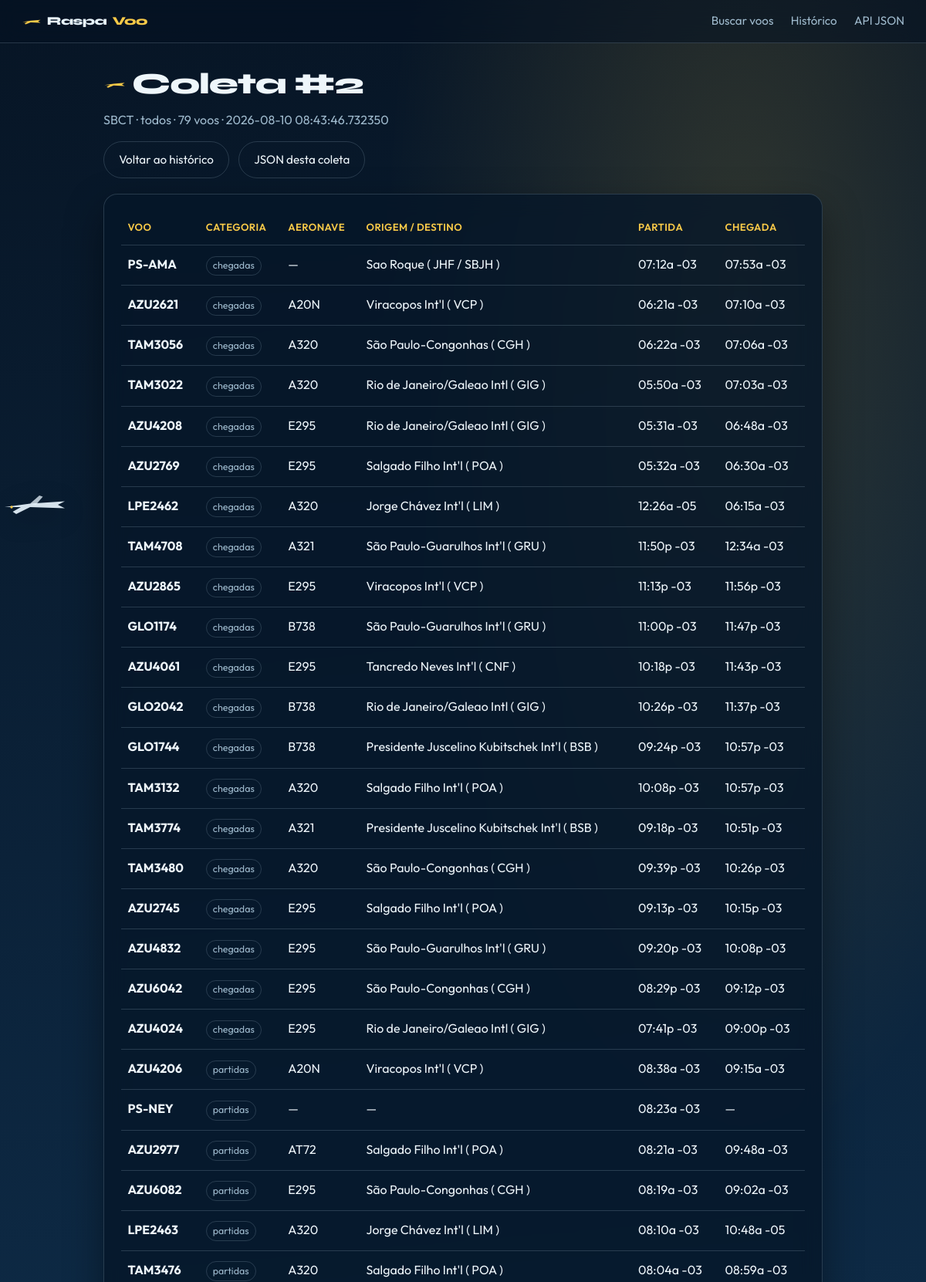
Screenshot of /historico/2 (upper part) with the database file from the repository.
### Aula19Alunos3C1/models/coleta_voo.py (models this page shows, shortened)
class ColetaVoo(ModeloBase):
    __bind_key__ = "historico"
    __tablename__ = "coletas_voo"
    fonte = db.Column(db.String(255), nullable=False)
    aeroporto = db.Column(db.String(10), nullable=False)
    tipo_busca = db.Column(db.String(20), nullable=False)
    total = db.Column(db.Integer, nullable=False, default=0)
    voos = db.relationship(
        "VooInfo",
        back_populates="coleta",
        cascade="all, delete-orphan",
    )

### Aula19Alunos3C1/models/voo_info.py (models this page shows, shortened)
class VooInfo(ModeloBase):
    __bind_key__ = "historico"
    __tablename__ = "voos_info"
    coleta_id = db.Column(
        db.Integer,
        db.ForeignKey("coletas_voo.id"),
        nullable=False,
    )
    categoria = db.Column(db.String(40), nullable=False)
    identificacao = db.Column(db.String(40), nullable=False)
    tipo_aeronave = db.Column(db.String(40))
    local = db.Column(db.String(200))
    partida = db.Column(db.String(80))
    chegada = db.Column(db.String(80))
    coleta = db.relationship("ColetaVoo", back_populates="voos")

### Aula19Alunos3C1/controllers/site_controller.py (the view)
@site_bp.route("/historico/<int:coleta_id>")
def detalhe_coleta(coleta_id: int):
    coleta = db.session.get(ColetaVoo, coleta_id)
    if not coleta:
        flash("Coleta não encontrada.", "erro")
        return redirect(url_for("site.historico"))
    return render_template("detalhe_coleta.html", coleta=coleta)

### Aula19Alunos3C1/views/template/detalhe_coleta.html (shortened to what this page needs)
{% extends "layout.html" %}
{% block content %}
<section class="topo-pagina">
    <h1>
        <svg class="titulo-aviao" viewBox="0 0 48 20" aria-hidden="true">
            <path d="M2 12 L22 9 L46 7 L40 11 L46 14 L22 13 L10 18 L7 16 L14 12 Z" fill="currentColor"/>
        </svg>
        Coleta #{{ coleta.id }}
    </h1>
    <p class="subtitulo">
        {{ coleta.aeroporto }} · {{ coleta.tipo_busca }} · {{ coleta.total }} voos · {{ coleta.data_criacao }}
    </p>
    <div class="hero-actions">
        <a class="btn" href="{{ url_for('site.historico') }}">Voltar ao histórico</a>
        <a class="btn" href="/api/historico/coletas/{{ coleta.id }}" target="_blank">JSON desta coleta</a>
    </div>
</section>
<section class="painel" style="margin-top: 1.25rem;">
    {% if coleta.voos %}
    <div class="tabela-wrap">
        <table class="tabela">
            <thead>
                <tr>
                    <th>Voo</th>
                    <th>Categoria</th>
                    <th>Aeronave</th>
                    <th>Origem / Destino</th>
                    <th>Partida</th>
                    <th>Chegada</th>
                </tr>
            </thead>
            <tbody>
                {% for v in coleta.voos %}
                <tr>
                    <td><strong>{{ v.identificacao }}</strong></td>
                    <td><span class="tag">{{ v.categoria }}</span></td>
                    <td>{{ v.tipo_aeronave or "—" }}</td>
                    <td>{{ v.local or "—" }}</td>
                    <td>{{ v.partida or "—" }}</td>
                    <td>{{ v.chegada or "—" }}</td>
                </tr>
                {% endfor %}
            </tbody>
        </table>
    </div>
    {% else %}
    <p class="vazio">Esta coleta não tem voos.</p>
    {% endif %}
</section>
{% endblock %}

### Aula19Alunos3C1/views/template/layout.html (shortened to what this page needs)
<!DOCTYPE html>
<html lang="pt-BR">
<head>
    <link rel="stylesheet" href="{{ url_for('static', filename='css/style.css') }}">
</head>
<body>
    <div class="ceu" aria-hidden="true">
    </div>
    <nav class="nav">
        <a class="nav-brand" href="{{ url_for('site.home') }}">
            <svg class="nav-aviao" viewBox="0 0 48 20" aria-hidden="true">
                <path d="M2 12 L22 9 L46 7 L40 11 L46 14 L22 13 L10 18 L7 16 L14 12 Z" fill="currentColor"/>
            </svg>
            Raspa<span>Voo</span>
        </a>
        <a href="{{ url_for('site.home') }}">Buscar voos</a>
        <a href="{{ url_for('site.historico') }}">Histórico</a>
        <a href="/api" target="_blank">API JSON</a>
    </nav>
    <main class="container">
        {% block content %}{% endblock %}
    </main>
</body>
</html>

### Aula19Alunos3C1/views/static/css/style.css (style rules this page uses)
* { box-sizing: border-box; }
:root { --ceu-alto: #071525; --ceu-meio: #0f2f4d; --horizonte: #1a5a7a; --pista: #f7c948; --pista-clara: #ffe08a; --nuvem: #e8f4fc; --texto: #eef6fb; --texto-suave: #9eb9cc; --painel: rgba(6, 22, 40, 0.78); --borda: rgba(158, 185, 204, 0.22); --erro: #ff8a7a; --sucesso: #5eead4; --sombra: 0 20px 50px rgba(0, 0, 0, 0.4); }
body { margin: 0; min-height: 100vh; font-family: "Outfit", sans-serif; color: var(--texto); background: radial-gradient(ellipse 70% 45% at 80% 8%, rgba(247, 201, 72, 0.16), transparent 55%), radial-gradient(ellipse 50% 35% at 10% 90%, rgba(26, 90, 122, 0.45), transparent 60%), linear-gradient(175deg, var(--ceu-alto) 0%, var(--ceu-meio) 48%, var(--horizonte) 100%); background-attachment: fixed; line-height: 1.5; overflow-x: hidden; }
.ceu { position: fixed; inset: 0; pointer-events: none; z-index: 0; overflow: hidden; }
.aviao-flutuante { position: absolute; top: 14%; width: 90px; color: var(--nuvem); animation: voar 28s linear infinite; filter: drop-shadow(0 8px 16px rgba(0, 0, 0, 0.35)); }
.nav, .container { position: relative; z-index: 1; }
.nav { display: flex; flex-wrap: wrap; gap: 0.85rem 1.4rem; align-items: center; padding: 1rem 1.75rem; border-bottom: 1px solid var(--borda); backdrop-filter: blur(12px); background: rgba(5, 18, 34, 0.55); }
.nav a { color: var(--texto-suave); text-decoration: none; font-size: 0.95rem; transition: color 0.2s; }
.nav-brand { display: inline-flex; align-items: center; gap: 0.45rem; font-family: "Syne", sans-serif; font-weight: 800; font-size: 1.35rem; color: var(--nuvem) !important; margin-right: auto; letter-spacing: -0.03em; }
.nav-brand span { color: var(--pista); }
.nav-aviao { width: 1.6rem; height: auto; color: var(--pista); }
.container { max-width: 980px; margin: 0 auto; padding: 1.5rem 1.5rem 3rem; }
.topo-pagina { animation: fade-up 0.55s ease both; margin-bottom: 0.5rem; }
.topo-pagina h1 { display: flex; align-items: center; gap: 0.5rem; font-family: "Syne", sans-serif; font-weight: 800; font-size: clamp(1.8rem, 4vw, 2.4rem); margin: 0 0 0.35rem; letter-spacing: -0.03em; }
.titulo-aviao { width: 1.8rem; color: var(--pista); flex-shrink: 0; }
.subtitulo { color: var(--texto-suave); margin: 0 0 1rem; }
.hero-actions { display: flex; flex-wrap: wrap; gap: 0.75rem; }
.painel { background: var(--painel); border: 1px solid var(--borda); border-radius: 18px; padding: 1.35rem; box-shadow: var(--sombra); backdrop-filter: blur(14px); animation: fade-up 0.75s ease both; }
.btn { display: inline-block; padding: 0.72rem 1.2rem; background: transparent; color: var(--texto); text-decoration: none; border: 1px solid var(--borda); border-radius: 999px; font-size: 0.95rem; font-family: inherit; cursor: pointer; transition: background 0.2s, border-color 0.2s, transform 0.15s; white-space: nowrap; }
.tabela-wrap { overflow-x: auto; }
.tabela { width: 100%; border-collapse: collapse; }
.tabela th, .tabela td { padding: 0.75rem 0.55rem; text-align: left; border-bottom: 1px solid var(--borda); vertical-align: top; }
.tabela th { color: var(--pista); font-weight: 600; font-size: 0.82rem; text-transform: uppercase; letter-spacing: 0.03em; }
.tag { display: inline-block; padding: 0.15rem 0.5rem; border-radius: 999px; border: 1px solid var(--borda); font-size: 0.78rem; color: var(--texto-suave); white-space: nowrap; }

### rows the page displays
ColetaVoo: id "2", aeroporto "SBCT", tipo_busca "todos", total "79", data_criacao "2026-08-10 08:43:46.732350"
VooInfo: identificacao "PS-AMA", categoria "chegadas", tipo_aeronave "—", local "Sao Roque ( JHF / SBJH )", partida "07:12a -03", chegada "07:53a -03"
VooInfo: identificacao "AZU2621", categoria "chegadas", tipo_aeronave "A20N", local "Viracopos Int'l ( VCP )", partida "06:21a -03", chegada "07:10a -03"
VooInfo: identificacao "TAM3056", categoria "chegadas", tipo_aeronave "A320", local "São Paulo-Congonhas ( CGH )", partida "06:22a -03", chegada "07:06a -03"
VooInfo: identificacao "TAM3022", categoria "chegadas", tipo_aeronave "A320", local "Rio de Janeiro/Galeao Intl ( GIG )", partida "05:50a -03", chegada "07:03a -03"
VooInfo: identificacao "AZU4208", categoria "chegadas", tipo_aeronave "E295", local "Rio de Janeiro/Galeao Intl ( GIG )", partida "05:31a -03", chegada "06:48a -03"
VooInfo: identificacao "AZU2769", categoria "chegadas", tipo_aeronave "E295", local "Salgado Filho Int'l ( POA )", partida "05:32a -03", chegada "06:30a -03"
VooInfo: identificacao "LPE2462", categoria "chegadas", tipo_aeronave "A320", local "Jorge Chávez Int'l ( LIM )", partida "12:26a -05", chegada "06:15a -03"
VooInfo: identificacao "TAM4708", categoria "chegadas", tipo_aeronave "A321", local "São Paulo-Guarulhos Int'l ( GRU )", partida "11:50p -03", chegada "12:34a -03"
VooInfo: identificacao "AZU2865", categoria "chegadas", tipo_aeronave "E295", local "Viracopos Int'l ( VCP )", partida "11:13p -03", chegada "11:56p -03"
VooInfo: identificacao "GLO1174", categoria "chegadas", tipo_aeronave "B738", local "São Paulo-Guarulhos Int'l ( GRU )", partida "11:00p -03", chegada "11:47p -03"
VooInfo: identificacao "AZU4061", categoria "chegadas", tipo_aeronave "E295", local "Tancredo Neves Int'l ( CNF )", partida "10:18p -03", chegada "11:43p -03"
VooInfo: identificacao "GLO2042", categoria "chegadas", tipo_aeronave "B738", local "Rio de Janeiro/Galeao Intl ( GIG )", partida "10:26p -03", chegada "11:37p -03"
VooInfo: identificacao "GLO1744", categoria "chegadas", tipo_aeronave "B738", local "Presidente Juscelino Kubitschek Int'l ( BSB )", partida "09:24p -03", chegada "10:57p -03"
VooInfo: identificacao "TAM3132", categoria "chegadas", tipo_aeronave "A320", local "Salgado Filho Int'l ( POA )", partida "10:08p -03", chegada "10:57p -03"
VooInfo: identificacao "TAM3774", categoria "chegadas", tipo_aeronave "A321", local "Presidente Juscelino Kubitschek Int'l ( BSB )", partida "09:18p -03", chegada "10:51p -03"
VooInfo: identificacao "TAM3480", categoria "chegadas", tipo_aeronave "A320", local "São Paulo-Congonhas ( CGH )", partida "09:39p -03", chegada "10:26p -03"
VooInfo: identificacao "AZU2745", categoria "chegadas", tipo_aeronave "E295", local "Salgado Filho Int'l ( POA )", partida "09:13p -03", chegada "10:15p -03"
VooInfo: identificacao "AZU4832", categoria "chegadas", tipo_aeronave "E295", local "São Paulo-Guarulhos Int'l ( GRU )", partida "09:20p -03", chegada "10:08p -03"
VooInfo: identificacao "AZU6042", categoria "chegadas", tipo_aeronave "E295", local "São Paulo-Congonhas ( CGH )", partida "08:29p -03", chegada "09:12p -03"
VooInfo: identificacao "AZU4024", categoria "chegadas", tipo_aeronave "E295", local "Rio de Janeiro/Galeao Intl ( GIG )", partida "07:41p -03", chegada "09:00p -03"
VooInfo: identificacao "AZU4206", categoria "partidas", tipo_aeronave "A20N", local "Viracopos Int'l ( VCP )", partida "08:38a -03", chegada "09:15a -03"
VooInfo: identificacao "PS-NEY", categoria "partidas", tipo_aeronave "—", local "—", partida "08:23a -03", chegada "—"
VooInfo: identificacao "AZU2977", categoria "partidas", tipo_aeronave "AT72", local "Salgado Filho Int'l ( POA )", partida "08:21a -03", chegada "09:48a -03"
VooInfo: identificacao "AZU6082", categoria "partidas", tipo_aeronave "E295", local "São Paulo-Congonhas ( CGH )", partida "08:19a -03", chegada "09:02a -03"
VooInfo: identificacao "LPE2463", categoria "partidas", tipo_aeronave "A320", local "Jorge Chávez Int'l ( LIM )", partida "08:10a -03", chegada "10:48a -05"
VooInfo: identificacao "TAM3476", categoria "partidas", tipo_aeronave "A320", local "Salgado Filho Int'l ( POA )", partida "08:04a -03", chegada "08:59a -03"
